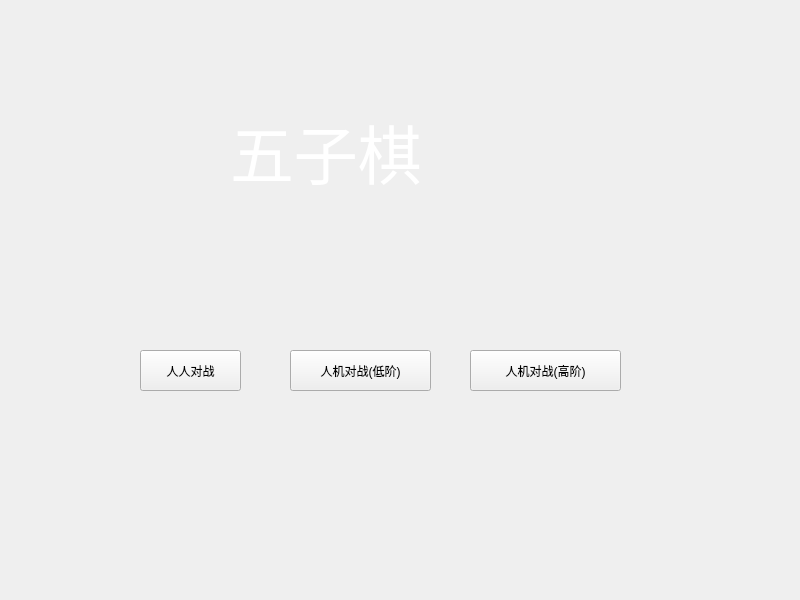
<?xml version="1.0" encoding="UTF-8"?>
<ui version="4.0">
 <class>Widget</class>
 <widget class="QWidget" name="Widget">
  <property name="geometry">
   <rect>
    <x>0</x>
    <y>0</y>
    <width>800</width>
    <height>600</height>
   </rect>
  </property>
  <property name="windowTitle">
   <string>Widget</string>
  </property>
  <widget class="QLabel" name="label">
   <property name="geometry">
    <rect>
     <x>230</x>
     <y>80</y>
     <width>371</width>
     <height>141</height>
    </rect>
   </property>
   <property name="font">
    <font>
     <family>默陌老屋手迹</family>
     <pointsize>48</pointsize>
     <weight>50</weight>
     <bold>false</bold>
    </font>
   </property>
   <property name="styleSheet">
    <string notr="true">color: rgb(255, 255, 255);</string>
   </property>
   <property name="text">
    <string>五子棋</string>
   </property>
  </widget>
  <widget class="QPushButton" name="btn_player">
   <property name="geometry">
    <rect>
     <x>140</x>
     <y>350</y>
     <width>101</width>
     <height>41</height>
    </rect>
   </property>
   <property name="text">
    <string>人人对战</string>
   </property>
  </widget>
  <widget class="QPushButton" name="btn_aid">
   <property name="geometry">
    <rect>
     <x>470</x>
     <y>350</y>
     <width>151</width>
     <height>41</height>
    </rect>
   </property>
   <property name="text">
    <string>人机对战(高阶)</string>
   </property>
  </widget>
  <widget class="QPushButton" name="btn_aie">
   <property name="geometry">
    <rect>
     <x>290</x>
     <y>350</y>
     <width>141</width>
     <height>41</height>
    </rect>
   </property>
   <property name="text">
    <string>人机对战(低阶)</string>
   </property>
  </widget>
 </widget>
 <resources/>
 <connections/>
</ui>
